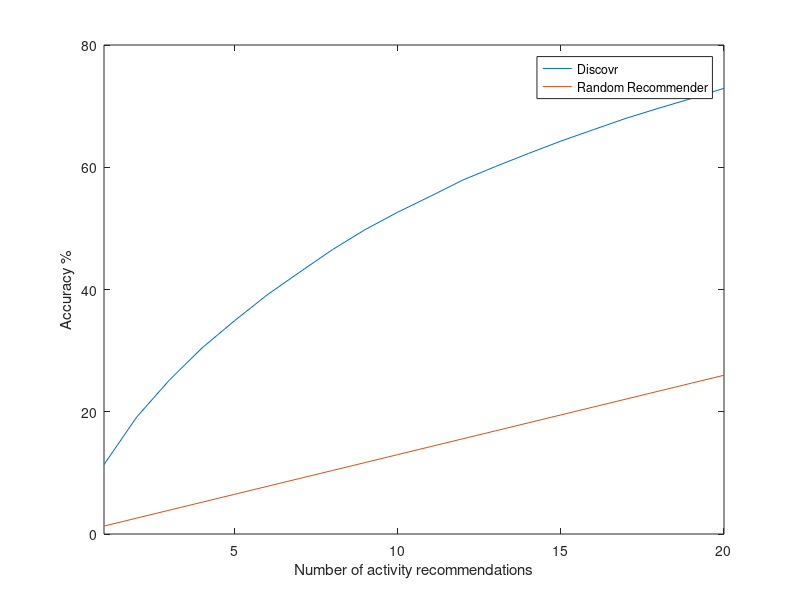
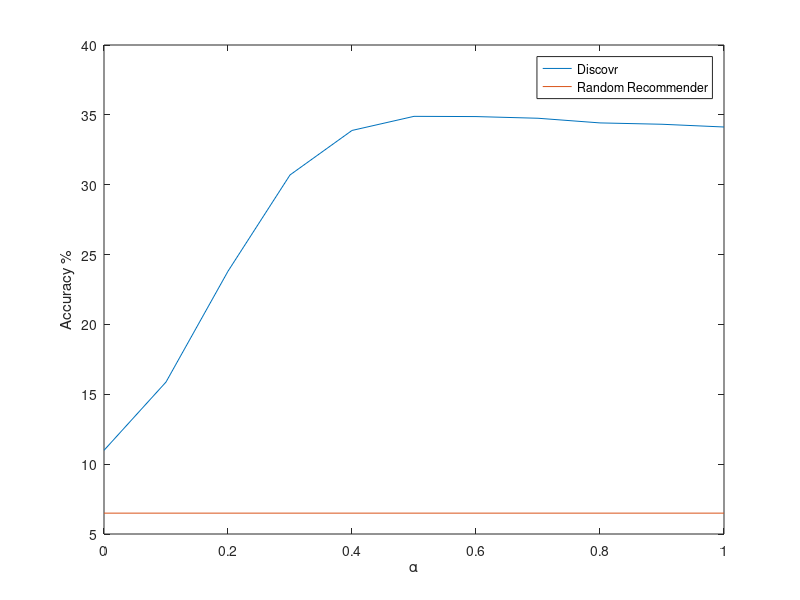

These charts were generated, in order, by the following MATLAB code:
x = 1:20;
perf = 100*[0.11363985127531558, 0.19119518505488428, 0.2516460306996073, 0.3041757644582805, 0.34893685980857847, 0.39118464662960034, 0.4285431310614046, 0.46517947312577373, 0.4979217975986872, 0.5264548197889142, 0.5524610887358258, 0.5791578286299186, 0.6012405401134803, 0.6223917489330401, 0.6427565896882595, 0.6615605433653025, 0.6801141355445394, 0.6966122045506958, 0.7124389646206911, 0.7291347109649914];
rand_perf = x*100/77;

figure(1);
plot(x, perf, x, rand_perf);
xlim([1, 20]);

legend('Discovr', 'Random Recommender');
xlabel('Number of activity recommendations');
ylabel('Accuracy %');

alpha_perf = 100*[0.10988844183164592, 0.15876414570293845, 0.2380894896271606, 0.3069792738041122, 0.3388422170536725, 0.34893685980857847, 0.34877336685158705, 0.34757298476635096, 0.3442384654174513, 0.34327253022089704, 0.3413138197767146];

figure(2);
alpha = (0:10)/10;

plot(alpha, alpha_perf, alpha, alpha*0 + 500/77);
ylim([5, 40]);

xlabel('\alpha');
ylabel('Accuracy %');
legend('Discovr', 'Random Recommender');